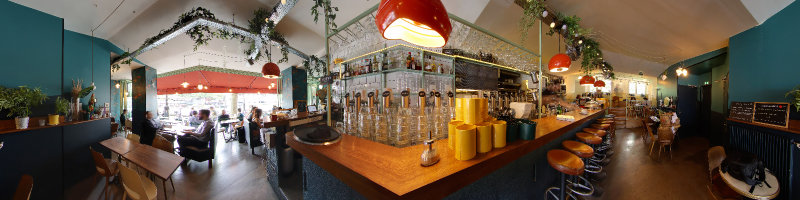
#> input picture sift2/01.png, 1600 x 400 px (shown at 1/2 size)
$ jupyter execute Untitled1.ipynb
#> lines starting #> are read from the running program, lines starting #| are printed output that depends on the picture
[cell 1]
#!/usr/bin/env python
# coding: utf-8

# In[1]:

import numpy as np
import cv2 as cv
import matplotlib.pyplot as plt

img1 = cv.imread('01.png',cv.IMREAD_GRAYSCALE)
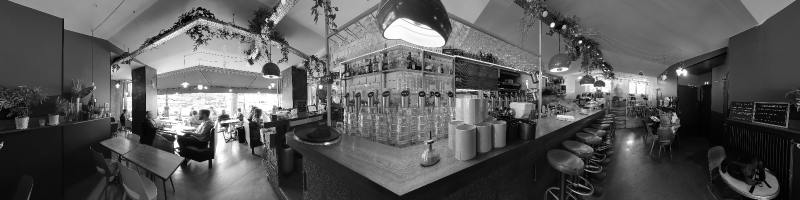
#> img1: shape (400, 1600) (shown at 1/2 size); min 0, max 255, mean 89.5
img2 = cv.imread('02.png',cv.IMREAD_GRAYSCALE)
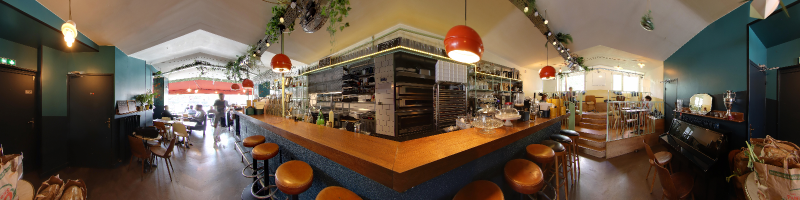
#> input picture sift2/02.png, 1600 x 400 px (shown at 1/2 size)
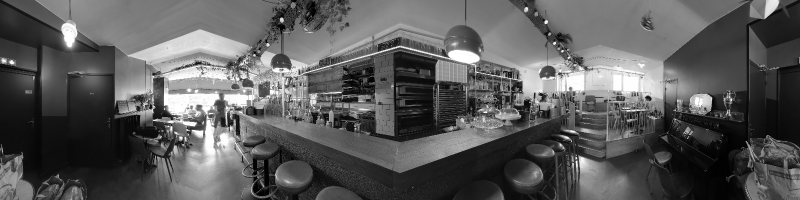
#> img2: shape (400, 1600) (shown at 1/2 size); min 0, max 255, mean 90.4
j=0
while j < 1201:
    roi1 = img1[0:400, j:j+400]
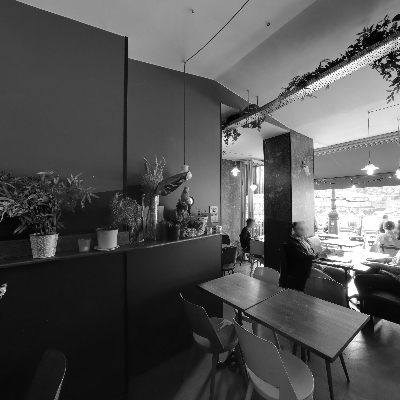
#> roi1: shape (400, 400); min 0, max 255, mean 83.6
    roi2 = img2[0:400, j:j+400]
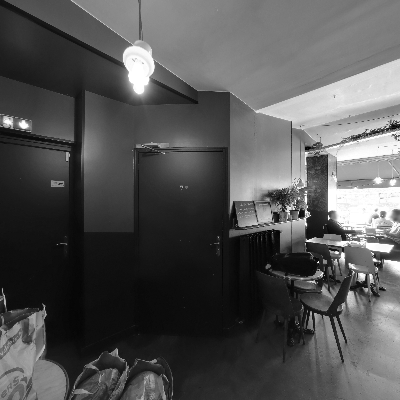
#> roi2: shape (400, 400); min 0, max 255, mean 83.9

    # Initiate SIFT detector
    sift = cv.SIFT_create()
    # find the keypoints and descriptors with SIFT
    kp1, des1 = sift.detectAndCompute(roi1,None)
#> kp1 = 624 keypoints; strongest (x, y, size): (352, 289, 8.2), (351, 273, 3.4), (354, 300, 3.1), (261, 238, 4.6)
    kp2, des2 = sift.detectAndCompute(roi2,None)
#> kp2 = 450 keypoints; strongest (x, y, size): (23, 125, 6.1), (337, 252, 2.2), (374, 260, 2.4), (8, 122, 6.6)
    # FLANN parameters
    FLANN_INDEX_KDTREE = 1
    index_params = dict(algorithm = FLANN_INDEX_KDTREE, trees = 5)
    search_params = dict(checks=50)   # or pass empty dictionary
    flann = cv.FlannBasedMatcher(index_params,search_params)
    matches = flann.knnMatch(des1,des2,k=2)
#> matches = 624 matches
    # Need to draw only good matches, so create a mask
    matchesMask = [[0,0] for i in range(len(matches))]
#> matchesMask = 624 pairs, first value 0 to 0, second value 0 to 0
    # ratio test as per Lowe's paper
    for i,(m,n) in enumerate(matches):
        if m.distance < 0.7*n.distance:
            matchesMask[i]=[1,0]
#> after the loop, matchesMask = 624 pairs, first value 0 to 1, second value 0 to 0
    draw_params = dict(matchColor = (0,255,0),
                       singlePointColor = (255,0,0),
                       matchesMask = matchesMask,
                       flags = cv.DrawMatchesFlags_DEFAULT)
#> draw_params = 4 items
    img3 = cv.drawMatchesKnn(roi1,kp1,roi2,kp2,matches,None,**draw_params)
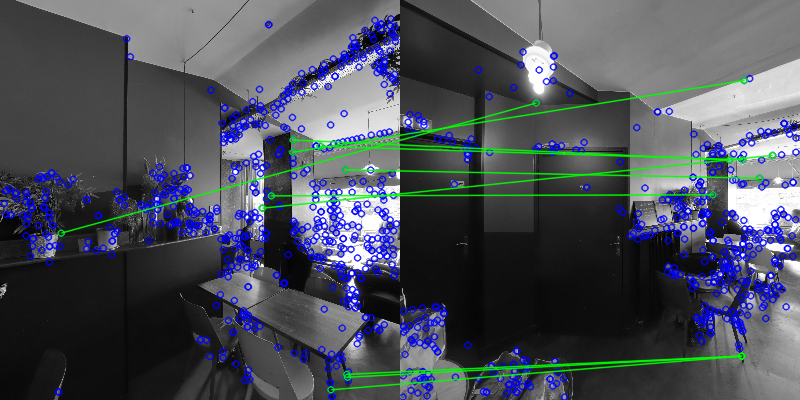
#> img3: shape (400, 800, 3); mean of channels 0, 1, 2 90.5, 80.4, 75.6; drawn as B, G, R
    plt.imshow(img3,),plt.show()
    j=j+400
